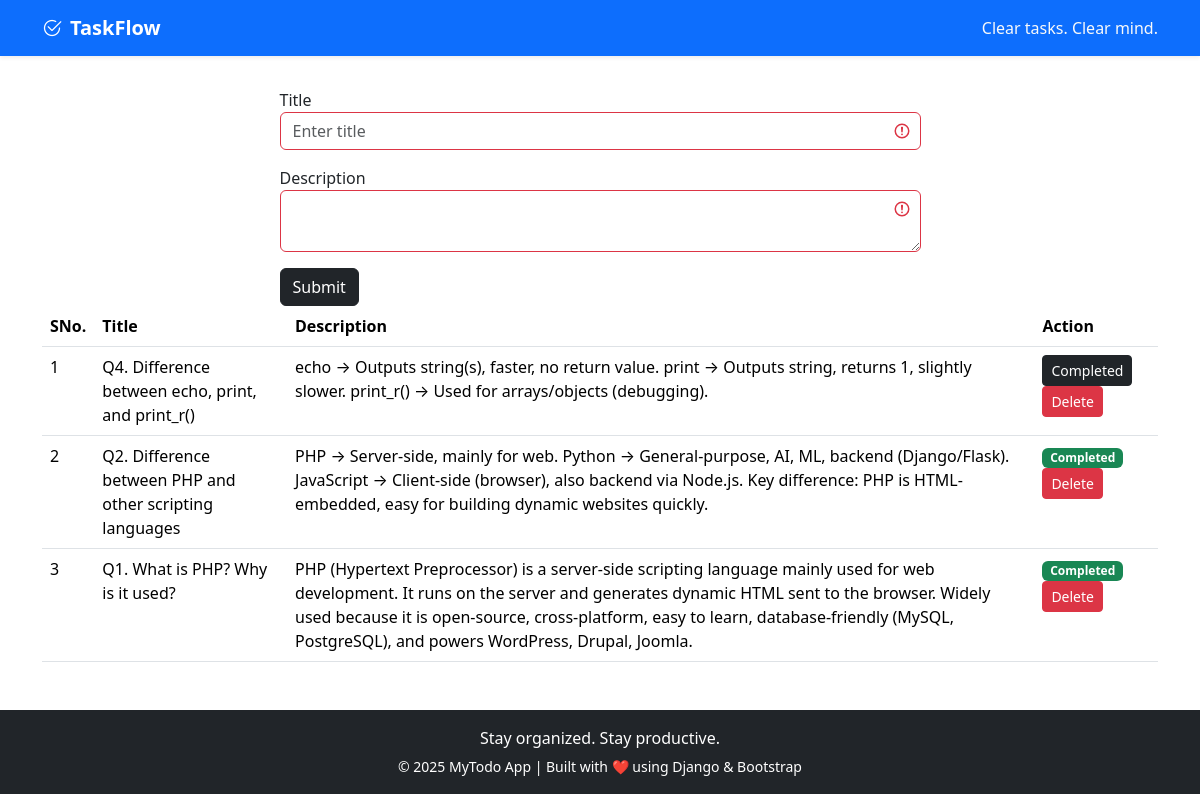
/todo/, run on the app's committed database.
### todo/models.py (models this page shows)
class Todo(models.Model):
    title = models.CharField(max_length=300)
    description = models.TextField()
    completed = models.BooleanField(default=False)

### todo/views.py (the view)
# urls.py: path('', views.todo_list,name="todo_list"),
def todo_list(request):
    todos = Todo.objects.order_by('-id')
    return render(request, 'todo/index.html',{'todos':todos})

### templates/todo/index.html (shortened to what this page needs)
<!DOCTYPE html>
<html lang="en">
  <head>
    <link
      href="https://cdn.jsdelivr.net/npm/bootstrap@5.3.3/dist/css/bootstrap.min.css"
      rel="stylesheet"
    />
    <link href="https://cdn.jsdelivr.net/npm/bootstrap-icons@1.10.5/font/bootstrap-icons.css" rel="stylesheet">
  </head>
  <body>
<nav class="navbar navbar-expand-lg bg-primary shadow-sm">
  <div class="container">
    <a class="navbar-brand fw-bold text-white" href="#">
      <i class="bi bi-check2-circle me-2"></i>TaskFlow
    </a>
    <span class="navbar-text text-light">
      Clear tasks. Clear mind.
    </span>
  </div>
</nav>
    <div class="container mt-3">
      <div class="row justify-content-center">
        <div class="col-sm-7">
          <form action="{% url 'create_todo' %}" method="POST" class="was-validated">
            <div class="mb-3 mt-3">
              <label for="title">Title</label>
              <input
                type="text"
                class="form-control"
                id="title"
                placeholder="Enter title"
                name="title" required
              />
            </div>
            <div class="mb-3">
              <label for="description">Description</label>
              <textarea
                class="form-control"
                name="description"
                id="description"
                required
              ></textarea>
            </div>
            <button type="submit" class="btn btn-dark">Submit</button>
          </form>
        </div>
      </div>
      <table class="table">
        <thead>
          <tr>
            <th>SNo.</th>
            <th>Title</th>
            <th>Description</th>
            <th>Action</th>
          </tr>
        </thead>
        <tbody>
          {% for todo in todos %}
          <tr>
            <td>{{ forloop.counter}}</td>
            <td>{{todo.title}}</td>
            <td>{{todo.description}}</td>
            <td>
              {% if todo.completed %}
              <span class="badge text-bg-success">Completed</span>
              {% else %}
              <a
                class="btn btn-sm btn-dark"
                href="{% url 'complete_todo' todo.id %}"
                >Completed</a
              >
              {% endif %}
              <a class="btn btn-sm btn-danger" href="{% url 'delete_todo' todo.id %}">Delete</a>
            </td>
          </tr>
          {% endfor %}
        </tbody>
      </table>
    </div>
    <footer class="bg-dark text-white text-center py-3 mt-5">
  <div class="container">
    <p class="mb-1">Stay organized. Stay productive.</p>
    <small>&copy; 2025 MyTodo App | Built with ❤️ using Django & Bootstrap</small>
  </div>
</footer>
  </body>
</html>

### data on the page
Todo: title "Q4. Difference between echo, print, and print_r()", description "echo → Outputs string(s), faster, no return value. print → Outputs string, returns 1, slightly slower. print_r() → Used for arrays/objects (debugging).", completed "Completed"
Todo: title "Q2. Difference between PHP and other scripting languages", description "PHP → Server-side, mainly for web. Python → General-purpose, AI, ML, backend (Django/Flask). JavaScript → Client-side (browser), also backend via Node.js. Key difference: PHP is HTML-embedded, easy for building dynamic websites quickly.", completed "Completed"
Todo: title "Q1. What is PHP? Why is it used?", description "PHP (Hypertext Preprocessor) is a server-side scripting language mainly used for web development. It runs on the server and generates dynamic HTML sent to the browser. Widely used because it is open-source, cross-platform, easy to learn, database-friendly (MySQL, PostgreSQL), and powers WordPress, Drupal, Joomla.", completed "Completed"
